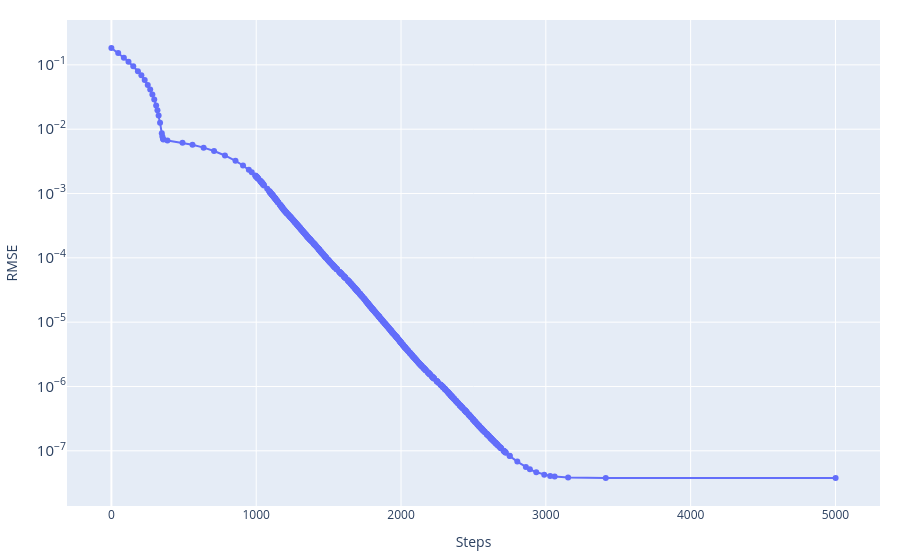
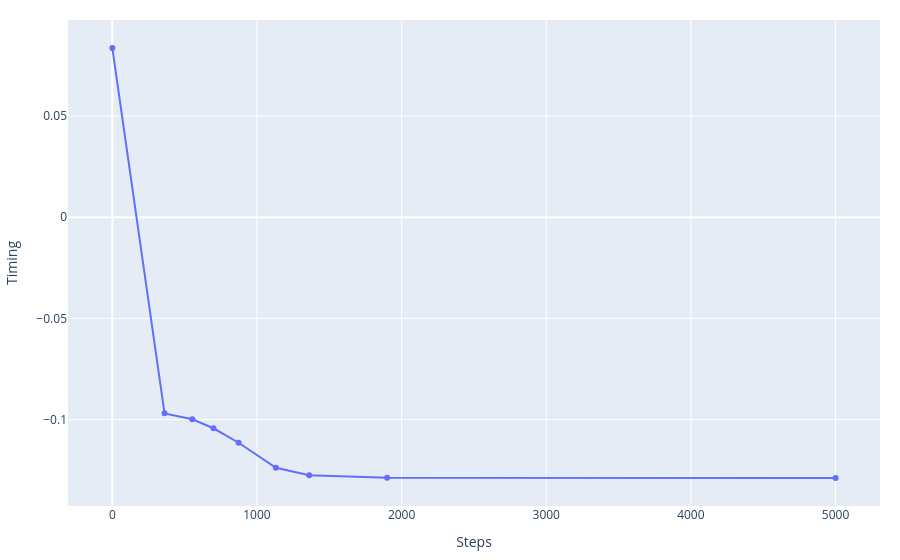

The cell these charts' notebook holds for them, in order:
### Code cell
event_best_US, history_US, cost_story_US, misfit_fin_US = Uniq_searcher.gradient_descent(
    stations=stations_norm,
    event_test=np.copy(event_ini),
    n_iteration=200_000,
    ranX=1,
    ranY=1,
    ranZ=1,
    rant=0.0005,
    lr_decay=0.05,
    patience=500,
    vp=4000.0)

print('Best fitt with:')
print(f'\t- RMSE = {misfit_fin_US}')
print(f'\t- Event = {event_best_US}')

_ = graphics.history_2d(cost_story_US, 'RMSE', log_y=True)
_ = graphics.history_2d(history_US[:, 3], 'Timing')
_ = graphics.history_3d(history_US[:, :3], stations_norm)

### Figure 1 — Plotly figure (JSON) as saved in the notebook; plotly's stock layout.template omitted (floating-point values rounded to 4 significant figures; data arrays with more than 128 entries replaced by an {"elided": "..."} marker saying what was removed)
{"data": [{"mode": "lines+markers", "name": "RMSE", "type": "scatter", "x": {"elided": "731 int values"}, "y": {"elided": "731 float values"}}], "layout": {"hovermode": "x unified", "margin": {"b": 20, "l": 20, "r": 20, "t": 20}, "title": {}, "xaxis": {"showgrid": true, "title": {"text": "Steps"}}, "yaxis": {"exponentformat": "power", "showgrid": true, "title": {"text": "RMSE"}, "type": "log"}}}

### Figure 2 — Plotly figure (JSON) as saved in the notebook; plotly's stock layout.template omitted (floating-point values rounded to 4 significant figures)
{"data": [{"mode": "lines+markers", "name": "Timing", "type": "scatter", "x": [0, 361, 553, 699, 873, 1131, 1361, 1900, 5001], "y": [0.08359, -0.09691, -0.09984, -0.1043, -0.1114, -0.1238, -0.1275, -0.1288, -0.1288]}], "layout": {"hovermode": "x unified", "margin": {"b": 20, "l": 20, "r": 20, "t": 20}, "title": {}, "xaxis": {"showgrid": true, "title": {"text": "Steps"}}, "yaxis": {"exponentformat": "power", "showgrid": true, "title": {"text": "Timing"}, "type": "linear"}}}
